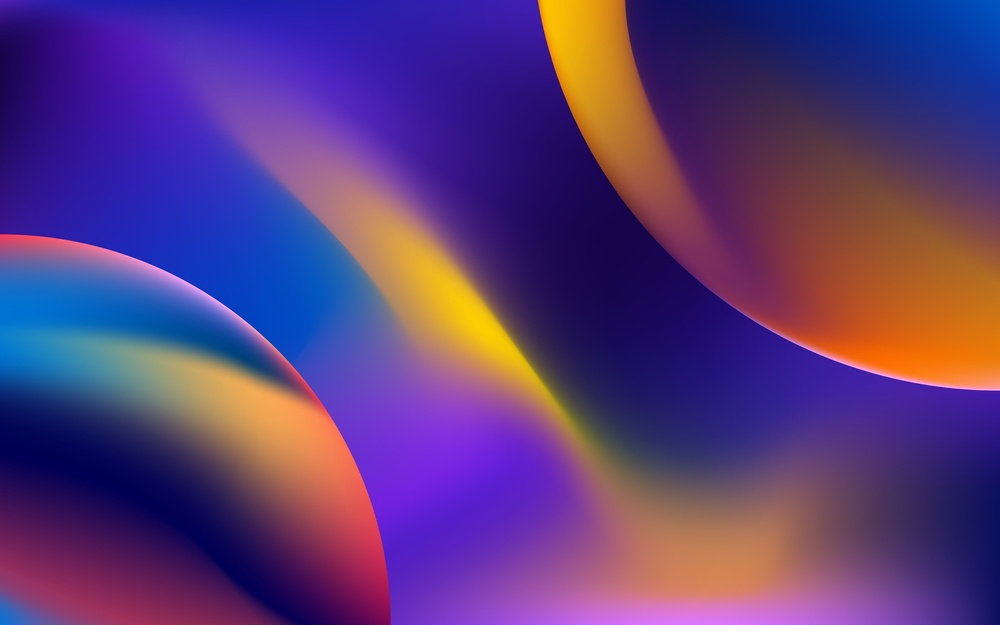
#> input picture opencv_python_study/again/images/color.jpg, 1000 x 625 px, shrunk from 3840 x 2400 before the run
$ jupyter execute --allow-errors chapter6.ipynb   (shell and % lines are left out)
#> lines starting #> are read from the running program, lines starting #| are printed output that depends on the picture; after the words box and inside, x2 and y2 are one past the last pixel; in counts of white or black regions, pixels touching at a corner belong together
[cell 1]
import cv2
import numpy as np
import matplotlib.pyplot as plt

[cell 2]
def show(img, title='Image'):
    plt.imshow(cv2.cvtColor(img, cv2.COLOR_BGR2RGB))
    plt.axis('off')  # 不显示坐标轴
    plt.title(title) # 图像题目
    plt.show()

# threshold函数

[cell 3]
img = cv2.imread('images/color.jpg')
#> img is the input picture: shape (625, 1000, 3); mean B, G, R 121.8, 58.7, 91.4
show(img, 'Original')

[cell 4]
t, thresh = cv2.threshold(img, 127, 255, cv2.THRESH_BINARY)
show(thresh, 'Threshold')

## 反二值化阈值处理

* 对于灰度值大于阈值的像素点，将其值设定为0。
* 对于灰度值小于或等于阈值的像素点，将其值设定为255。

[cell 5]
t, thresh = cv2.threshold(img, 127, 255, cv2.THRESH_BINARY_INV)
show(thresh, 'Threshold')

## 截断阈值化处理

[cell 6]
t, thresh = cv2.threshold(img, 127, 255, cv2.THRESH_TRUNC)
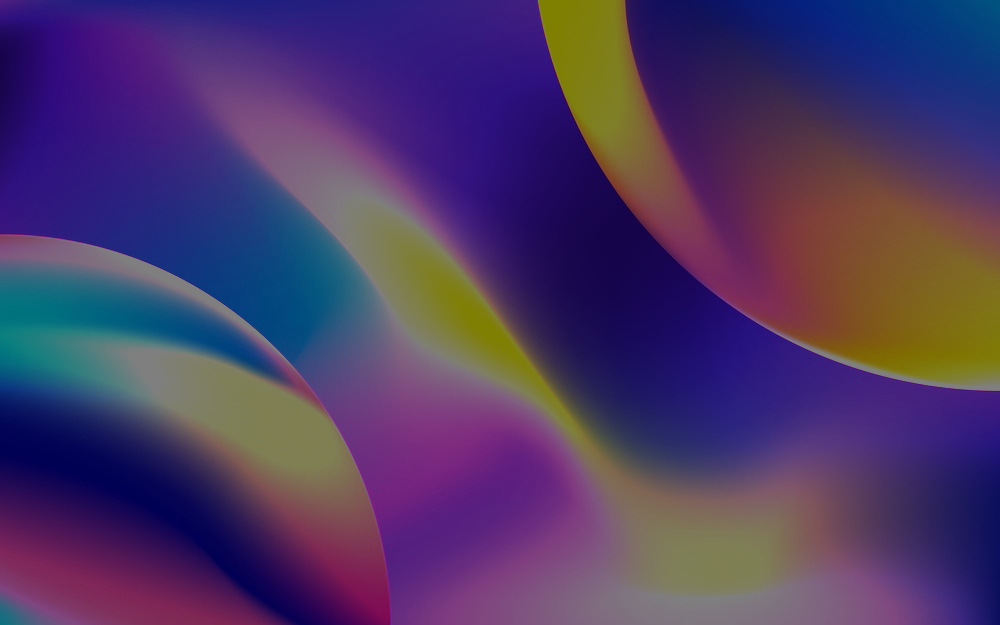
#> thresh: shape (625, 1000, 3); mean B, G, R 102.3, 56.9, 77.1
show(thresh, 'Threshold')

## 超阈值零处理

超阈值零处理会将图像中大于阈值的像素点的值处理为0，小于或等于该阈值的像素点的值保持不变。

[cell 7]
t, thresh = cv2.threshold(img, 127, 255, cv2.THRESH_TOZERO_INV)
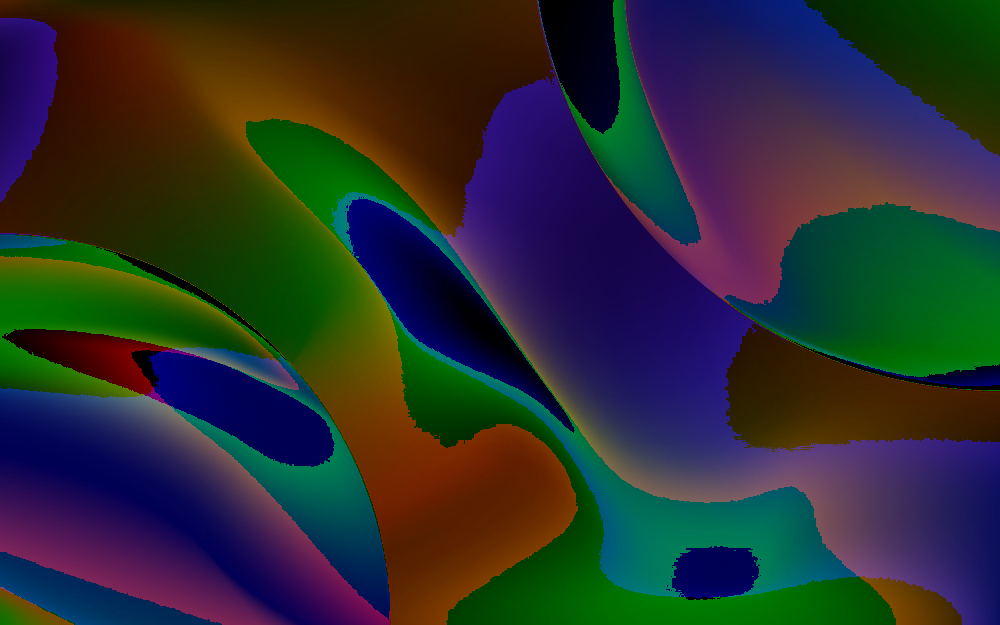
#> thresh: shape (625, 1000, 3); mean B, G, R 48, 47.4, 42.4
show(thresh, 'Threshold')

## 低阈值零处理

[cell 8]
t, thresh = cv2.threshold(img, 127, 255, cv2.THRESH_TOZERO)
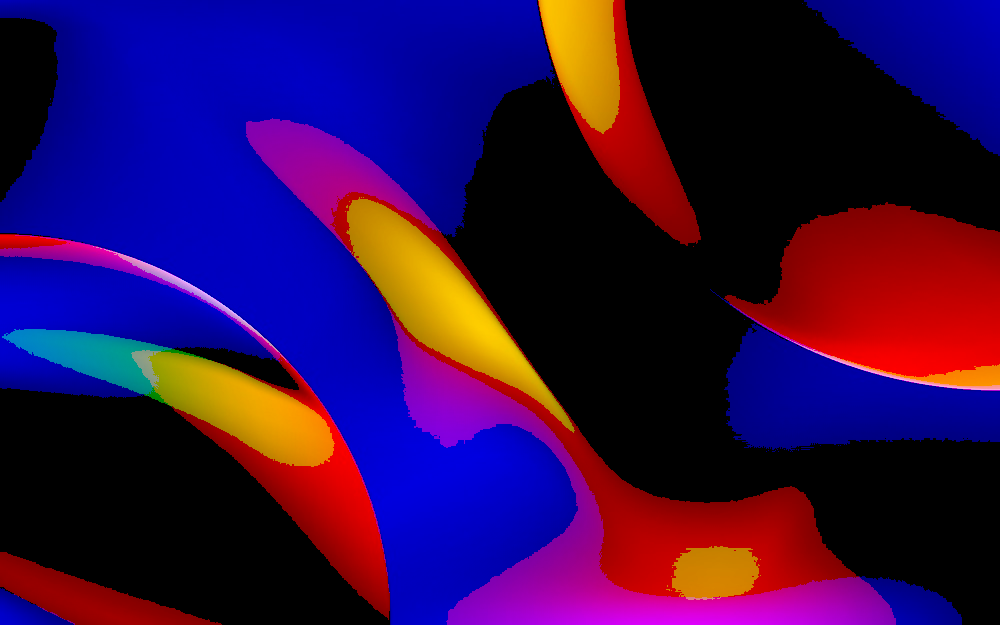
#> thresh: shape (625, 1000, 3); mean B, G, R 73.8, 11.3, 49
show(thresh, 'Threshold')

# 自适应阈值处理

在进行阈值处理时，自适应阈值处理的方式通过计算每个像素点周围临近区域的加权平均值获得阈值，并使用该阈值对当前像素点进行处理。

注意：这个方法src必须是8位单通道的图像。

自适应阈值等于每个像素由参数blockSize所指定邻域的加权平均值减去常量C。

[cell 9]
img = cv2.cvtColor(img, cv2.COLOR_BGR2GRAY)
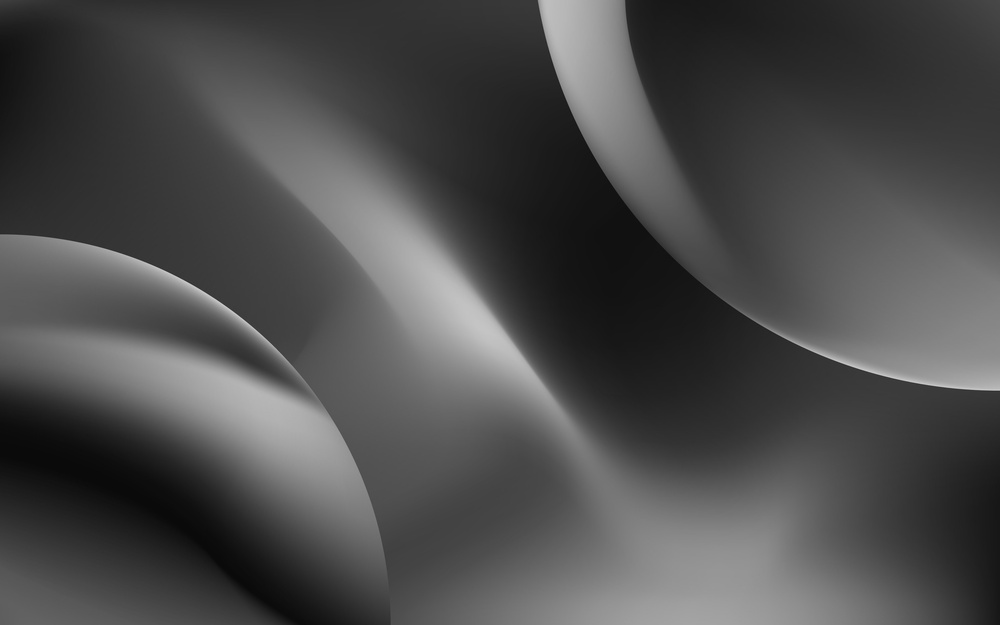
#> img: shape (625, 1000); min 9, max 206, mean 75.7
show(img, 'Original')

[cell 10]
t, thresh = cv2.threshold(img, 127, 255, cv2.THRESH_BINARY)
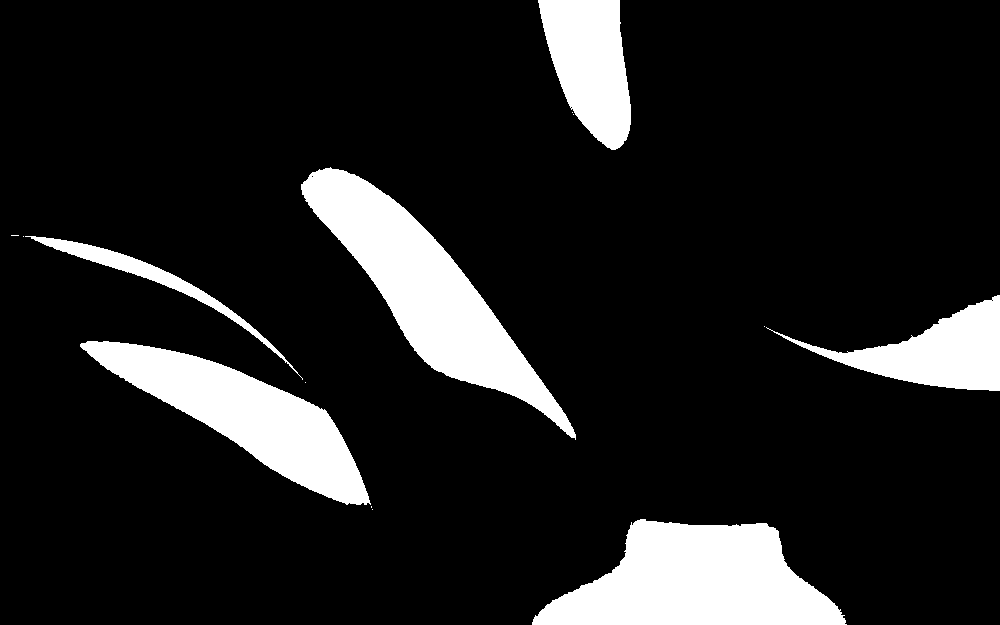
#> thresh: shape (625, 1000); 13% white; 14 white regions (8 under 20 px), largest, box (x1, y1, x2, y2) and area: (532, 519, 847, 625) 21559, (301, 167, 576, 440) 21523, (80, 341, 371, 505) 17108, (538, 0, 631, 150) 9483, (766, 295, 1000, 391) 8771, (25, 236, 303, 380) 3058
athdMEAN = cv2.adaptiveThreshold(img, 255, cv2.ADAPTIVE_THRESH_MEAN_C, cv2.THRESH_BINARY, 15, 0)
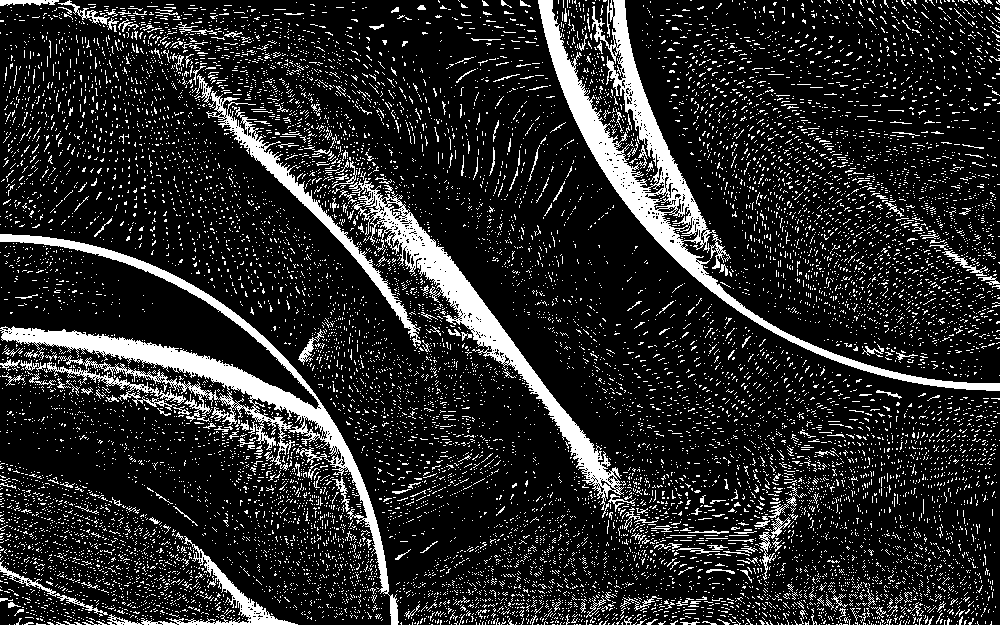
#> athdMEAN: shape (625, 1000); 15.6% white; 14168 white regions (13899 under 20 px), largest, box (x1, y1, x2, y2) and area: (538, 0, 1000, 391) 13985, (0, 234, 399, 625) 13462, (349, 178, 624, 510) 8937
athdGAUSS = cv2.adaptiveThreshold(img, 255, cv2.ADAPTIVE_THRESH_GAUSSIAN_C, cv2.THRESH_BINARY, 15, 5)
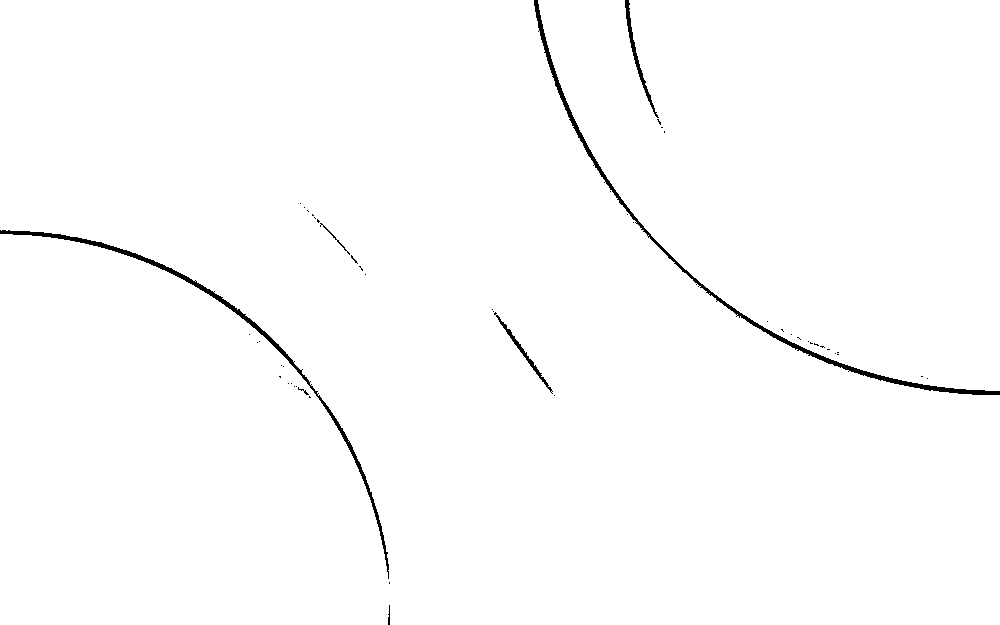
#> athdGAUSS: shape (625, 1000); 99.1% white; 51 black regions (44 under 20 px), largest, box (x1, y1, x2, y2) and area: (534, 0, 1000, 395) 2675, (0, 230, 389, 579) 2179, (625, 0, 659, 118) 438
show(thresh)
show(athdMEAN)
show(athdGAUSS)

# OSTU处理

Otsu方法能够根据当前图像给出最佳的类间分割阈值。简而言之，Otsu方法会遍历所有可能阈值，从而找到最佳的阈值。

需要说明的是，在使用Otsu方法时，要把阈值设为0。此时的函数cv2.threshold()会自动寻找最优阈值，并将该阈值返回。

## 对比 otsu 和 adaptiveThreshold

我的理解： ostu 是找整体的最好的阈值，adaptiveThreshold 是找的局部的最好的阈值。

[cell 11]
img = cv2.imread('images/samsung.jpg', 0)
t, ostu = cv2.threshold(img, 0, 255, cv2.THRESH_BINARY + cv2.THRESH_OTSU)
#> t = 0
#> (the rest of this cell did not finish here and is left out)

$ run again, with opencv_python_study/again/images/a1.jpg copied over opencv_python_study/again/images/color.jpg
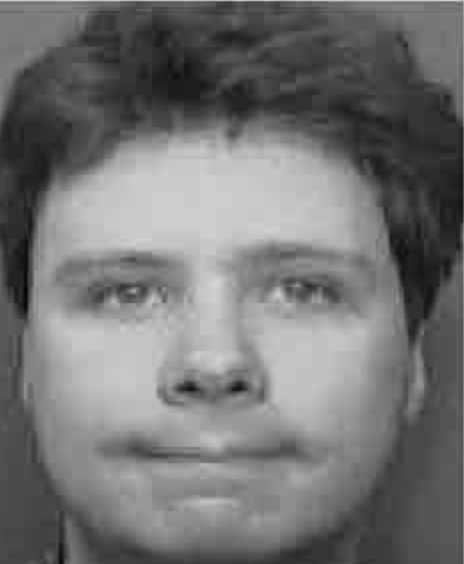
#> input picture opencv_python_study/again/images/a1.jpg, 464 x 564 px
#> img is the input picture: shape (564, 464, 3); min 3, max 214, mean 115.5
#> `t, thresh = cv2.threshold(img, 127, 255, cv2.THRESH_BINARY)`:
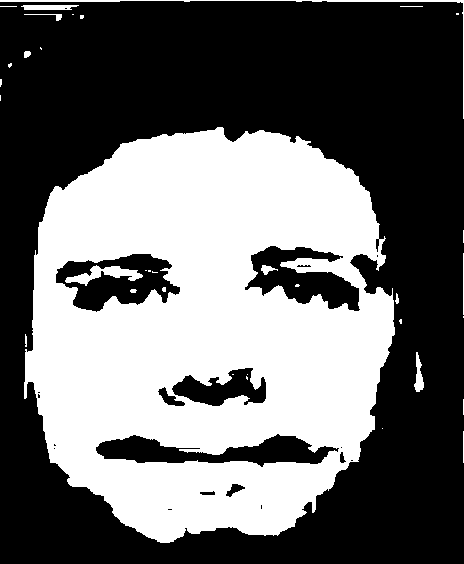
#> thresh: shape (564, 464, 3); 41.8% white; 35 white regions (21 under 20 px), largest, box (x1, y1, x2, y2) and area: (24, 127, 395, 543) 106727, (0, 0, 464, 119) 867, (65, 265, 143, 286) 648
#> img: shape (564, 464)
#> athdMEAN: shape (564, 464); 42.5% white; 522 white regions (380 under 20 px), largest, box (x1, y1, x2, y2) and area: (21, 95, 408, 554) 62677, (404, 149, 458, 544) 5423, (0, 8, 168, 140) 4607
#> `athdGAUSS = cv2.adaptiveThreshold(img, 255, cv2.ADAPTIVE_THRESH_GAUSSI..`:
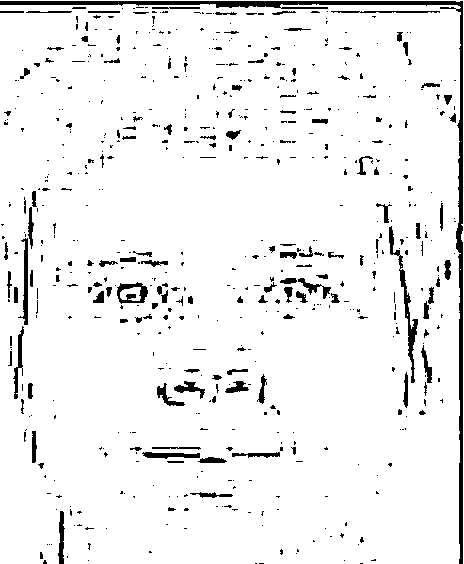
#> athdGAUSS: shape (564, 464); 93.9% white; 600 black regions (463 under 20 px), largest, box (x1, y1, x2, y2) and area: (0, 1, 463, 564) 4182, (389, 226, 418, 383) 709, (18, 238, 28, 325) 362
#> t = 0

$ run again, with opencv_python_study/again/images/a2.jpg copied over opencv_python_study/again/images/color.jpg
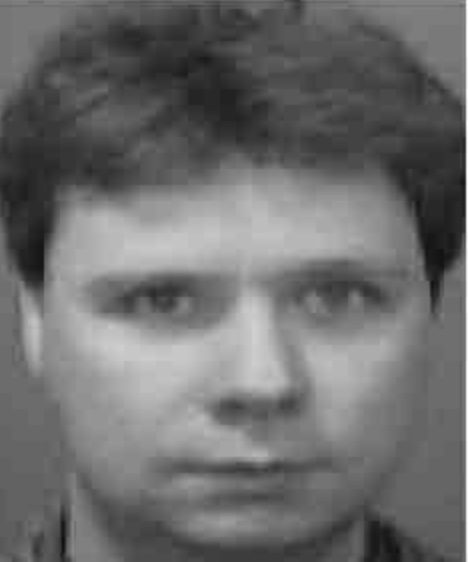
#> input picture opencv_python_study/again/images/a2.jpg, 468 x 562 px
#> img is the input picture: shape (562, 468, 3); min 15, max 255, mean 108.8
#> `t, thresh = cv2.threshold(img, 127, 255, cv2.THRESH_BINARY)`:
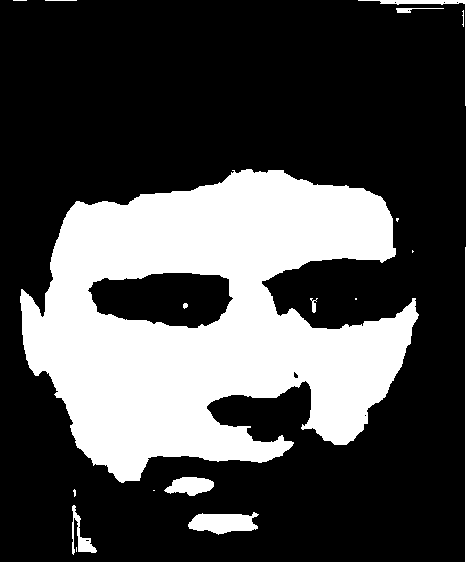
#> thresh: shape (562, 468, 3); 29.8% white; 17 white regions (7 under 20 px), largest, box (x1, y1, x2, y2) and area: (20, 169, 419, 483) 74060, (358, 0, 468, 562) 1903, (188, 512, 259, 535) 1107
#> img: shape (562, 468)
#> athdMEAN: shape (562, 468); 40.6% white; 657 white regions (479 under 20 px), largest, box (x1, y1, x2, y2) and area: (66, 152, 431, 450) 27519, (90, 404, 364, 514) 8986, (44, 185, 236, 321) 8027
#> `athdGAUSS = cv2.adaptiveThreshold(img, 255, cv2.ADAPTIVE_THRESH_GAUSSI..`:
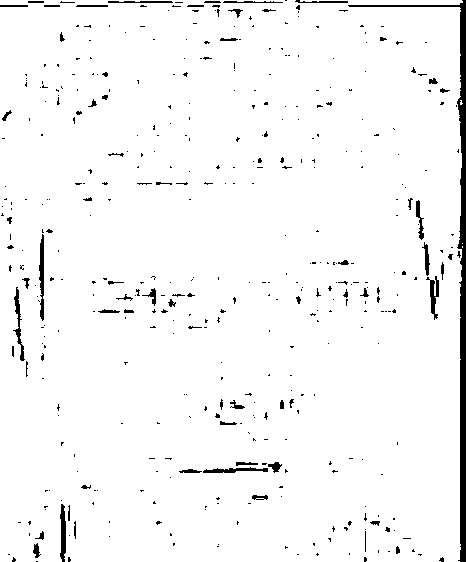
#> athdGAUSS: shape (562, 468); 96.6% white; 429 black regions (363 under 20 px), largest, box (x1, y1, x2, y2) and area: (348, 0, 466, 562) 3463, (39, 234, 44, 321) 309, (60, 504, 66, 562) 261
#> t = 0

$ run again, with opencv_python_study/again/images/a3.jpg copied over opencv_python_study/again/images/color.jpg
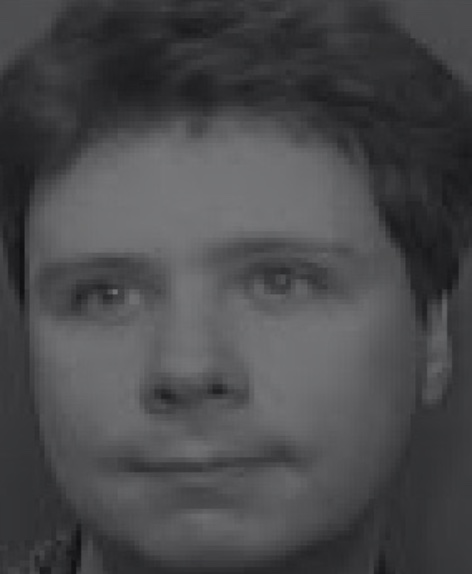
#> input picture opencv_python_study/again/images/a3.jpg, 472 x 574 px
#> img is the input picture: shape (574, 472, 3); mean B, G, R 75.4, 73.4, 73.4
#> img: shape (574, 472)
#> athdMEAN: shape (574, 472); 37.7% white; 1832 white regions (1480 under 20 px), largest, box (x1, y1, x2, y2) and area: (25, 142, 312, 574) 14107, (56, 116, 338, 212) 5802, (87, 497, 337, 560) 4490
#> `athdGAUSS = cv2.adaptiveThreshold(img, 255, cv2.ADAPTIVE_THRESH_GAUSSI..`:
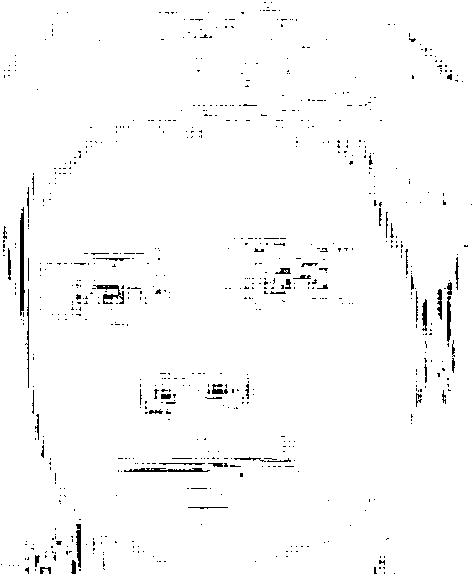
#> athdGAUSS: shape (574, 472); 98% white; black in thin lines or dots
#> t = 0
